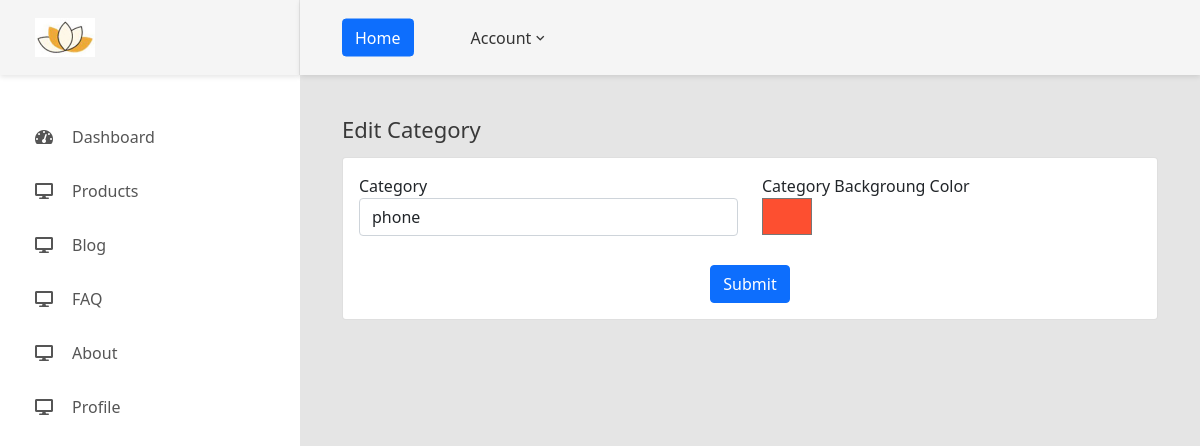
/admin/edit-product-cat.php?id=1 (signed in), run on the app's committed database.
### tables this page shows
CREATE TABLE `useradmin` (
  `id` int(11) NOT NULL,
  `profile_id` varchar(100) NOT NULL,
  `image` varchar(200) NOT NULL,
  `username` varchar(50) NOT NULL,
  `password` varchar(255) NOT NULL,
  `email` varchar(100) NOT NULL,
  `last_name` varchar(200) NOT NULL,
  `designation` varchar(200) NOT NULL,
  `company` varchar(200) NOT NULL,
  `business_category` varchar(200) NOT NULL,
  `logo` varchar(200) NOT NULL,
  `thumbnail_image` varchar(200) NOT NULL,
  `thames_color` varchar(100) NOT NULL,
  `text_color` varchar(100) NOT NULL,
  `footer_color` varchar(100) NOT NULL,
  `connections_id` varchar(100) NOT NULL,
  `admin_status` varchar(100) NOT NULL
);

CREATE TABLE `cat_product` (
  `id` int(50) NOT NULL,
  `adminuser_id` int(50) NOT NULL,
  `product_category` varchar(255) NOT NULL,
  `color` varchar(100) NOT NULL
);

### admin/edit-product-cat.php (the view)
<?php
include 'header.php';
$id = $_GET['id'];
$rowcat=mysqli_fetch_assoc(mysqli_query($db, "select * from cat_product where id='$id'"));
?>
            <div class="main-content">
                <div class="section__content section__content--p30">
                    <div class="container-fluid">
                    <h3 class="title-5 m-b-35">Edit Category</h3>
                    <div class="">
                                <div class="card">
                                    <div class="card-body card-block">
                                        <form action="update-form-query.php?updatecat_id=<?php echo $rowcat['id'] ?>" method="post" enctype="multipart/form-data" class="form-horizontal">
                                        <div class="row form-group">
                                                <div class="col-12 col-md-6">
                                                    <label for="text-input" class=" form-control-label">Category</label>
                                                    <input type="text" id="text-input" name="product_category" value="<?php echo $rowcat['product_category'] ?>" placeholder="" class="form-control" required>
                                                </div>
                                                <div class="col-12 col-md-6">
                                                    <label for="text-input" class=" form-control-label">Category Backgroung Color</label><br>
                                                    <input type="color" name="color" value="<?php echo $rowcat['color'] ?>" id="colorInputColor" style="height: 37px;">
                                                </div>
                                            </div>
                                            <div class="text-center pt-4">
                                                <button type="submit" class="btn btn-primary" name="cat_product">Submit </button>
                                            </div>
                                        </form>
                                  </div>
                                </div>
                            </div>
                    </div>
                </div>
            </div>
<?php include 'footer.php' ?>

### admin/header.php (shortened to what this page needs)
<?php
include("config.php");
$admin_user=$_SESSION['login_user'];
$row=mysqli_fetch_assoc(mysqli_query($db, "select * from useradmin where profile_id='$admin_user'"));
?>
<!DOCTYPE html>
<html lang="en">
<head>
    <link href="css/font-face.css" rel="stylesheet" media="all">
    <link href="vendor/font-awesome-4.7/css/font-awesome.min.css" rel="stylesheet" media="all">
    <link href="vendor/font-awesome-5/css/fontawesome-all.min.css" rel="stylesheet" media="all">
    <link href="vendor/mdi-font/css/material-design-iconic-font.min.css" rel="stylesheet" media="all">
    <link href="vendor/animsition/animsition.min.css" rel="stylesheet" media="all">
    <link href="vendor/css-hamburgers/hamburgers.min.css" rel="stylesheet" media="all">
    <link href="css/theme.css" rel="stylesheet" media="all">
    <link href="https://cdn.jsdelivr.net/npm/bootstrap@5.0.2/dist/css/bootstrap.min.css" rel="stylesheet">
</head>
<body class="animsition">
    <div class="page-wrapper">
        <aside class="menu-sidebar d-none d-lg-block">
            <div class="logo">
                <a href="#">
                    <img src="images/admin-img/<?php echo $row['image'] ?>" width="60px" height="60px" alt="" />
                </a>
            </div>
            <div class="menu-sidebar__content js-scrollbar1">
                <nav class="navbar-sidebar">
                    <ul class="list-unstyled navbar__list">
                    <li class="has-sub">
                            <a class="js-arrow" href="dashboard.php">
                                <i class="fas fa-tachometer-alt"></i>Dashboard</a>
                        </li>
						<li class="has-sub">
                            <a class="js-arrow" href="#">
                            <i class="fas fa-desktop"></i>Products</a>
                        </li>
                        <li class="has-sub">
                            <a class="js-arrow" href="#">
                                <i class="fas fa-desktop"></i>Blog</a>
                        </li>
                        <li class="has-sub">
                            <a class="js-arrow" href="#">
                            <i class="fas fa-desktop"></i>FAQ</a>
                        </li>
                        <li class="has-sub">
                            <a class="js-arrow" href="#">
                            <i class="fas fa-desktop"></i>About</a>
                        </li>
                        <li class="has-sub">
                            <a class="js-arrow" href="#">
                            <i class="fas fa-desktop"></i>Profile</a>
                        </li>
                    </ul>
                </nav>
            </div>
        </aside>
        <div class="page-container">
            <header class="header-desktop">
                <div class="section__content section__content--p30">
                    <div class="container-fluid">
                        <div class="header-wrap">
                            <div class="header-button">
                                <div class="noti-wrap">
                                    <div class=""><a href="../index.php" class="btn btn-primary">Home</a></div>
                                </div>
                                <div class="account-wrap">
                                    <div class="account-item clearfix js-item-menu">
                                        <div class="content">
                                            <a class="js-acc-btn" href="#">Account</a>
                                        </div>
                                    </div>
                                </div>
                            </div>
                        </div>
                    </div>
                </div>
            </header>

### admin/header.php (style rules this page uses)
a { text-decoration: none; }

### data on the page
useradmin: image (picture)
cat_product: product_category "phone", color "#fd4f30"
